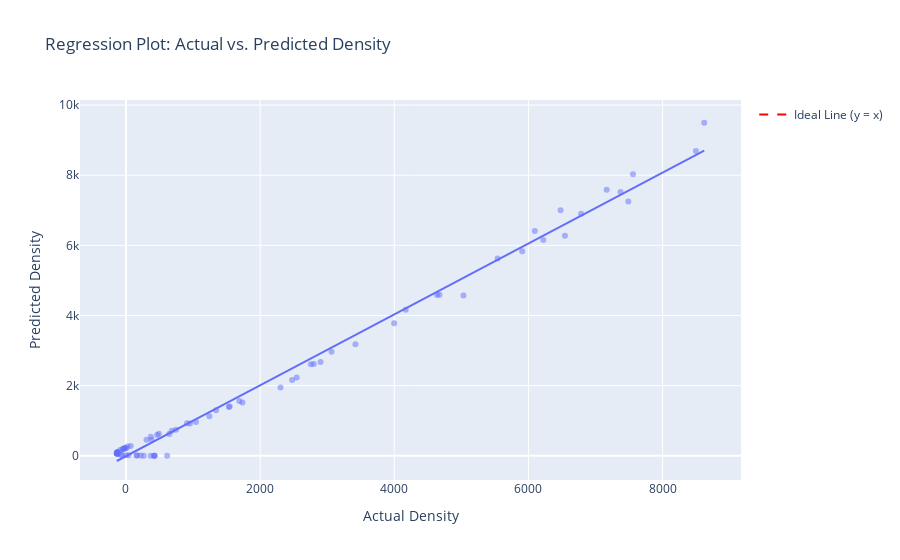

The notebook cell saved with this chart:
### Code cell
fig = px.scatter(x=y_pred_test, y=y_test,
                 opacity=0.5,  # Set opacity for better visualization
                 trendline="ols",  # Add trendline using Ordinary Least Squares
                 title="Regression Plot: Actual vs. Predicted Density")

# Add ideal line (y = x)
x_range = np.linspace(min(y_test_sc), max(y_test_sc), 100)
fig.add_scatter(x=x_range, y=x_range, mode='lines',
                line=dict(color='red', dash='dash'),
                name='Ideal Line (y = x)')

fig.update_layout(
    xaxis_title="Actual Density",
    yaxis_title="Predicted Density"
)

fig.show()
